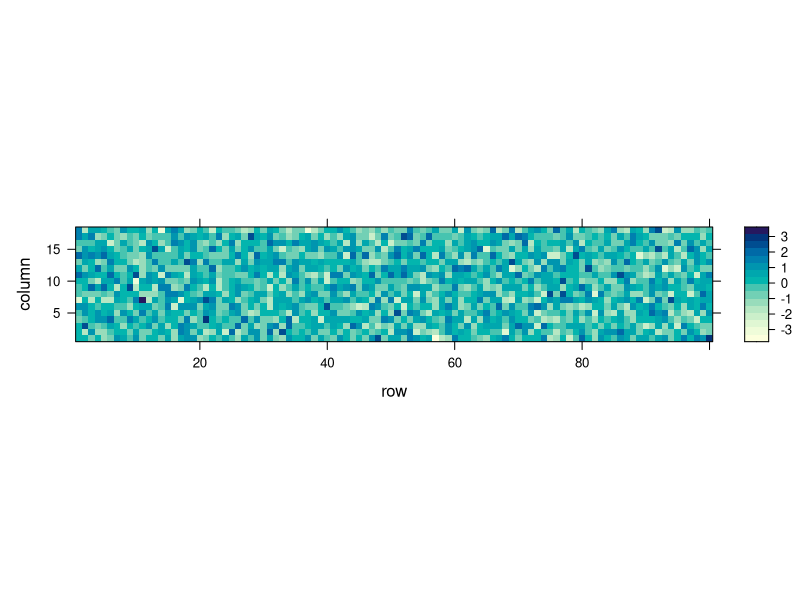
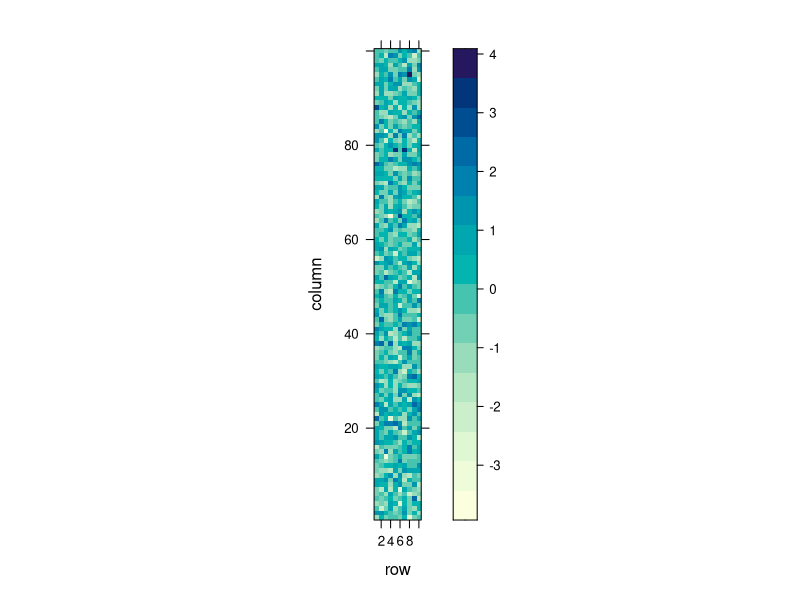
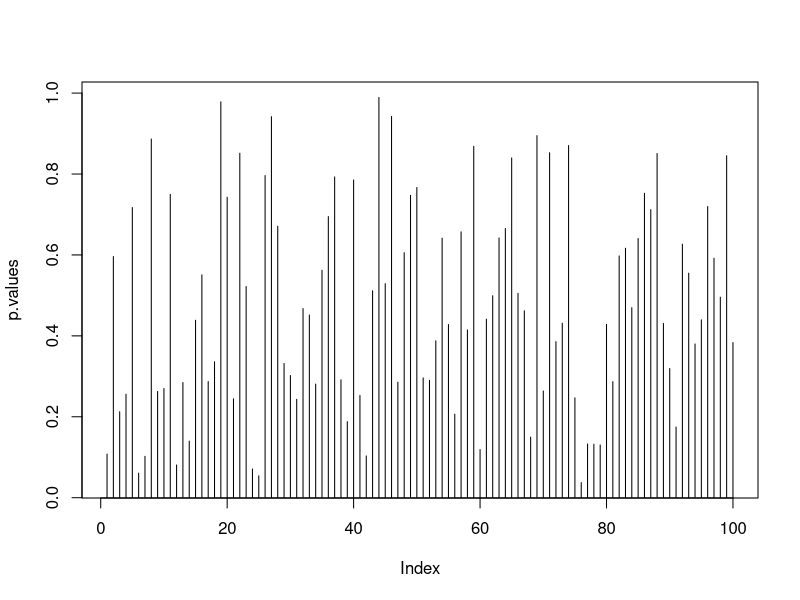

R code for these plots, in order:
## ---- chunk 1
library(mvtnorm)
n <- 100 # observations
p <- 18 # parameter dimension
mu <- rep(0,p) # no signal
x <- rmvnorm(n = n, mean = mu)
dim(x)
lattice::levelplot(x)
## ---- chunk 2
hotellingOneSample <- function(x, mu0=rep(0,ncol(x))){
  n <- nrow(x)
  p <- ncol(x)
  stopifnot(n > 5* p)
  bar.x <- colMeans(x)
  Sigma <- var(x)
  Sigma.inv <- solve(Sigma)
  T2 <- n * (bar.x-mu0) %*% Sigma.inv %*% (bar.x-mu0)
  p.value <- pchisq(q = T2, df = p, lower.tail = FALSE)
  return(list(statistic=T2, pvalue=p.value))
}
hotellingOneSample(x)
## ---- chunk 3
rrcov::T2.test(x)
## ---- chunk 4
Simes <- function(x){
  p.vals <- apply(x, 2, function(z) t.test(z)$p.value) # Compute variable-wise pvalues
  p <- ncol(x)
  p.Simes <- p * min(sort(p.vals)/seq_along(p.vals)) # Compute the Simes statistic
  return(c(pvalue=p.Simes))
}
Simes(x)
## ---- chunk 5
mu <- rep(x = 10/p,times=p) # inject signal
x <- rmvnorm(n = n, mean = mu)
hotellingOneSample(x)
Simes(x)
## ---- chunk 6
library(mvtnorm)
n <- 1e1
p <- 1e2
mu <- rep(0,p)
x <- rmvnorm(n = n, mean = mu)
dim(x)
lattice::levelplot(x)
## ---- chunk 7
t.pval <- function(y) t.test(y)$p.value
p.values <- apply(X = x, MARGIN = 2, FUN = t.pval) 
plot(p.values, type='h')
## ---- chunk 8
alpha <- 0.05
p.values.holm <- p.adjust(p.values, method = 'holm' )
which(p.values.holm < alpha)
## ---- chunk 9
alpha <- 0.05
p.values.BH <- p.adjust(p.values, method = 'BH' )
which(p.values.BH < alpha)
## ---- chunk 10
mu[1:10] <- 2 # inject signal in first 10 variables
x <- rmvnorm(n = n, mean = mu) # generate data
p.values <- apply(X = x, MARGIN = 2, FUN = t.pval) 
p.values.BH <- p.adjust(p.values, method = 'BH' )
which(p.values.BH < alpha)
## ---- chunk 11
set.seed(3)
mu<-rexp(50,6)
multi<-  rmvnorm(n = 100, mean = mu) 
